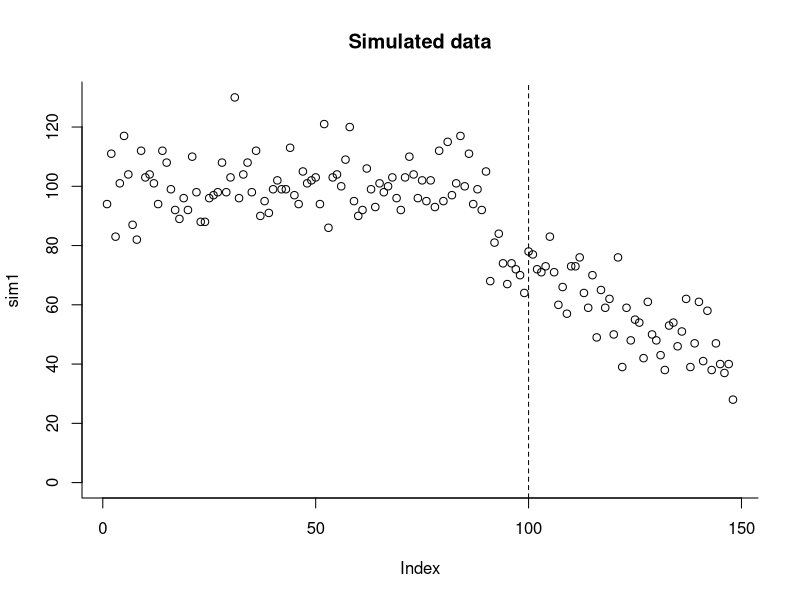
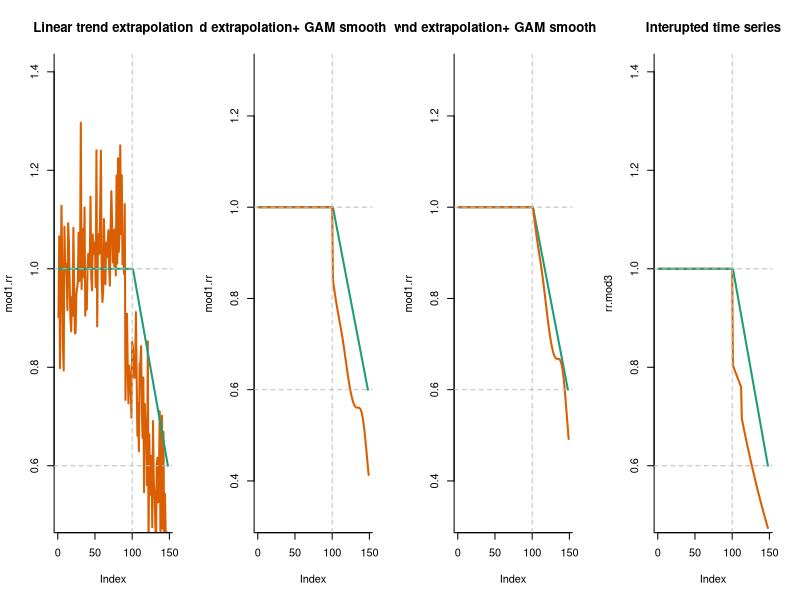

The R script that drew these images, in order:
## ---- chunk 1
knitr::opts_chunk$set(echo = TRUE)
## ---- chunk 2
set.seed(123)
post.eff.rr=seq.int(from=1, to=0.6, length.out=48 )
sim1<- c(rpois(n=90, lambda=100), rpois(n=10, lambda=70), rpois(n=48, lambda=70*post.eff.rr))
plot(sim1, ylim=c(0,max(sim1)), bty='l', bty='l')
abline(v=100, lty=2)
title('Simulated data')
## ---- chunk 3
sim1.pre<-sim1
sim1.pre[101:length(sim1)]<-NA
time<-1:length(sim1)
ds1<-cbind.data.frame(sim1.pre,sim1, time)
mod1<-glm(sim1.pre~time, family='poisson', data=ds1)
mod1.pred<-exp(predict(mod1, newdata=ds1))
mod1.rr<-sim1/mod1.pred
## ---- chunk 4
library(mgcv)
mod1.rr.post<-mod1.rr[100:length(sim1)] #include last pre-vax time point
ds2<-cbind.data.frame(log(mod1.rr.post), (1:length(mod1.rr.post)-1))
names(ds2)<-c('log.rr','time')
mod2<-gam( log.rr~s(time), data=ds2)
pred.mod2<-exp(predict(mod2))
intercept.mod2<- log(pred.mod2[1])
pred.mod2.unbias<-exp(predict(mod2) - intercept.mod2 )
## ---- chunk 5
post.period<-rep(0, length(sim1))
post.period[101:112]<-1
post.period[113:length(sim1)]<-2
post.period<-as.factor(post.period)
time.all<-1:length(sim1)
ds3<-cbind.data.frame(sim1, post.period, time.all)
mod3<-glm(sim1~ post.period*time.all, family='poisson')
mod3.fit<-exp(predict(mod3, newdata=ds3))
coef.mod3<-coef(mod3)
counter.fact<- exp(coef.mod3['(Intercept)'] + time.all*coef.mod3['time.all'] )
rr.mod3<- mod3.fit/ counter.fact

## ---- chunk 6
#Compare the 3 methods 

par(mfrow=c(1,4))
plot(mod1.rr, ylim=c(0.5,1.4),bty='l', type='l', col='#d95f02', lwd=2)  #ESTIMATE DECLINE
points(c(rep(1,times=100),post.eff.rr), type='l', col='#1b9e77', bty='l', lwd=2) ##TRUE decline
abline(h=1, v=100, col='gray', lty=2)
abline(h=0.6, col='gray', lty=2)
title("Linear trend extrapolation")

plot(mod1.rr, col='white',bty='l')  #ESTIMATE DECLINE
points(c(rep(1,times=100),post.eff.rr), type='l', col='#1b9e77',  ylim=c(0.5,1.4), lwd=2) ##TRUE decline
points(c(rep(1,times=100),pred.mod2), type='l', col='#d95f02', lty=1, lwd=2) ##MODEL ESTIMATED decline
abline(h=1, v=100, col='gray', lty=2)
abline(h=0.6, col='gray', lty=2)
title("2 stage: linear trend extrapolation+ GAM smooth  without bias adjustment")

plot(mod1.rr, col='white',bty='l')  #ESTIMATE DECLINE
points(c(rep(1,times=100),post.eff.rr), type='l', col='#1b9e77',  ylim=c(0.5,1.4), lwd=2) ##TRUE decline
points(c(rep(1,times=100),pred.mod2.unbias), type='l', col='#d95f02', lwd=2) ##MODEL ESTIMATED decline--with interept set to 1
abline(h=1, v=100, col='gray', lty=2)
abline(h=0.6, col='gray', lty=2)
title("2 stage: linear trend extrapolation+ GAM smooth  with bias adjustment")

plot(rr.mod3, type='l', col='#d95f02', bty='l', ylim=c(0.5,1.4), lwd=2)  #Estimate decline
points(c(rep(1,times=100),post.eff.rr), type='l', col='#1b9e77', lwd=2) ##TRUE decline
abline(h=1, v=100, col='gray', lty=2)
abline(h=0.6, col='gray', lty=2)
title("Interupted time series")
